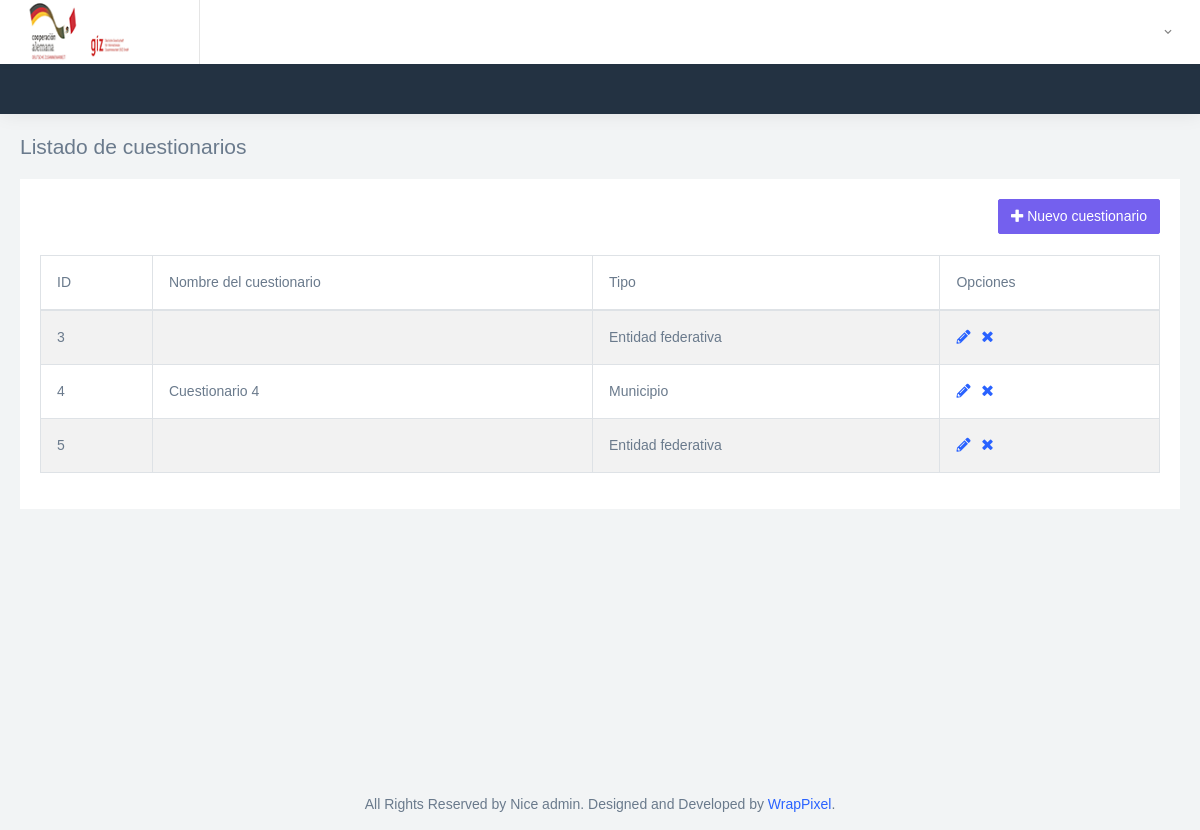
The app's page /index.php/c_cuestionario/listar_cuestionarios, older data.
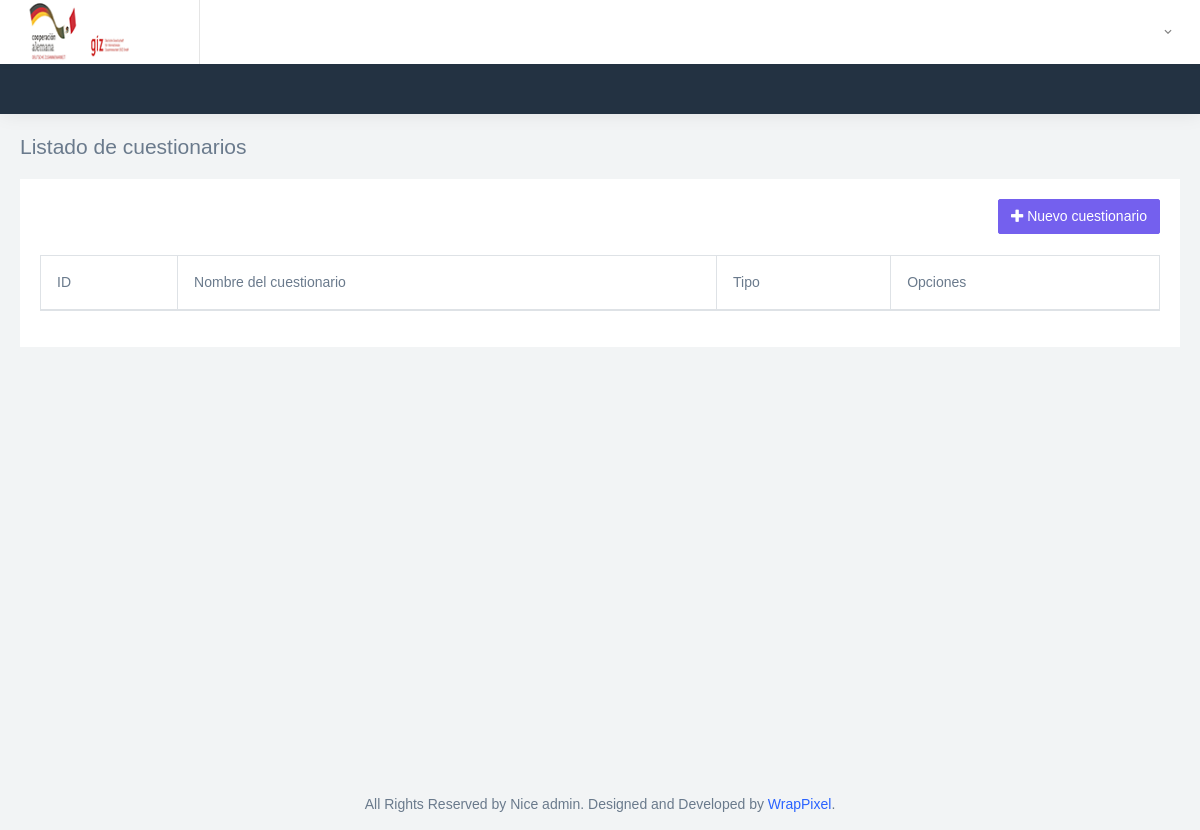
The same page, newer data.
### tables this page shows
CREATE TABLE `iplan_cuestionarios` (
  `iIdCuestionario` int(10) unsigned NOT NULL AUTO_INCREMENT,
  `vCuestionario` varchar(150) NOT NULL,
  `vDescripcion` text,
  `iTipo` tinyint(1) unsigned NOT NULL DEFAULT '1' COMMENT '1= Entidad federativa, 2 = Municipio',
  `iActivo` tinyint(1) unsigned NOT NULL DEFAULT '1',
  PRIMARY KEY (`iIdCuestionario`)
);

### index.php (called while the page is built, shortened)
<?php
require_once BASEPATH.'core/CodeIgniter.php';

### application/models/M_cuestionario.php (called while the page is built, shortened)
<?php
class M_cuestionario extends CI_Model {
	function __construct()
	{
		$this->db = $this->load->database('default', TRUE);
	}
	public function cuestionarios($id=0)
	{
		$this->db->select('iIdCuestionario, vCuestionario, vDescripcion, iTipo');
		$this->db->from('iplan_cuestionarios');
		$this->db->where('iActivo',1);
		return $this->db->get();
	}
}

### application/controllers/C_cuestionario.php (the view, shortened to what this page needs)
<?php
class C_cuestionario extends CI_Controller {
	public function __construct()
	{
		$this->load->helper('url');
		$this->load->model('M_cuestionario','mc');
		$this->load->library('upload');
	}
	function listar_cuestionarios()
	{
		$datos['tabla'] = $this->tabla_cuestionarios();
		$this->load->view('listado_cuestionarios',$datos);
	}
	function tabla_cuestionarios()
	{
		$cuestionarios = $this->mc->cuestionarios();
		$html = ' <div class="table-responsive">
                    <table id="zero_config" class="table table-striped table-bordered">
                        <thead>
                            <tr>
                                <th>ID</th>
                                <th>Nombre del cuestionario</th>
                                <th>Tipo</th>
                                <th>Opciones</th>
                            </tr>
                        </thead>
                        <tbody>';
         if($cuestionarios->num_rows() > 0)
         {
         	$cuestionarios = $cuestionarios->result();
         	foreach ($cuestionarios as $cuestionario)
         	{
         		$cuestionario->iTipo = ($cuestionario->iTipo == 1) ? 'Entidad federativa':'Municipio';
         		  $html.= '<tr id="cu_'.$cuestionario->iIdCuestionario.'"><td>'.$cuestionario->iIdCuestionario.'</td>
                        <td>'.$cuestionario->vCuestionario.'</td>
                        <td>'.$cuestionario->iTipo.'</td>
                        <td>';
                        $html.='<a href="javascript:" title="Editar" onclick="capturarCuestionario('.$cuestionario->iIdCuestionario.');"><i class="fas fa-pencil-alt"></i></a>&nbsp&nbsp&nbsp';
                        $html.='<a href="javascript:" title="Eliminar" onclick="eliminarCuestionario('.$cuestionario->iIdCuestionario.');"><i class="fas fa-times"></i></a>&nbsp&nbsp&nbsp';
                    $html.= '</td>
                    </tr>';
         	}
         }
        $html .= '		</tbody>
        			</table>
        		</div>';
        return $html;
	}
}

### application/views/listado_cuestionarios.php (shortened to what this page needs)
<!DOCTYPE html>
<html dir="ltr" lang="en">
<head>
    <link href="<?=base_url();?>assets/libs/datatables.net-bs4/css/dataTables.bootstrap4.css" rel="stylesheet">
    <link href="<?=base_url();?>dist/css/style.min.css" rel="stylesheet">
    <link href="<?=base_url();?>dist/css/fileinput.css" media="all" rel="stylesheet" type="text/css"/>
</head>
<body>
    <div id="main-wrapper">
        <?php include('nav-bar.php'); ?>
        <div class="page-wrapper">
            <div class="page-breadcrumb">
                <div class="row">
                    <div class="col-5 align-self-center">
                        <h4 class="page-title">Listado de cuestionarios</h4>
                    </div>
                </div>
            </div>
            <div class="container-fluid">
                <div class="row">
                    <div class="col-md-12">
                        <div class="card">
                        <div class="card-body" id="contenido">
                            <div class="row">
                                <div class="col-md-12 text-right">
                                    <a class="btn btn-primary" href="javascript:" title="Editar" onclick="capturarCuestionario(0);"><i class="fas fa-plus"></i></>&nbsp;Nuevo cuestionario</a>
                                </div>
                            </div>
                            <br>
                            <?=$tabla?>
                        </div>
                        </div>
                    </div>
                </div>
        </div>
            </div>
            <footer class="footer text-center">
                All Rights Reserved by Nice admin. Designed and Developed by
                <a href="https://wrappixel.com">WrapPixel</a>.
            </footer>
        </div>
</body>
</html>

### application/views/nav-bar.php (shortened to what this page needs)
<header class="topbar">
            <nav class="navbar top-navbar navbar-expand-md navbar-light">
                <div class="navbar-header">
                    <div class="navbar-brand">
                        <a href="<?=base_url();?>" class="logo">
                            <img style="max-height: 62px;" src="<?=base_url();?>assets/images/logo_giz.png" class="dark-logo" alt="homepage" />
                        </a>
                    </div>
                </div>
                <div class="navbar-collapse collapse" id="navbarSupportedContent">
                    <ul class="navbar-nav float-right">
                        <li class="nav-item dropdown">
                            <a class="nav-link dropdown-toggle waves-effect waves-dark pro-pic" href="" data-toggle="dropdown" aria-haspopup="true" aria-expanded="false">
                                <span class="m-l-5 font-medium d-none d-sm-inline-block"><?php echo $_SESSION['usuario']['nom']; ?> <i class="mdi mdi-chevron-down"></i></span>
                            </a>
                        </li>
                    </ul>
                </div>
            </nav>
        </header>
        <aside class="left-sidebar">
            <div class="scroll-sidebar">
            </div>
        </aside>

Row changes from the older to the newer data that the page shows:
removed iplan_cuestionarios: iIdCuestionario "3", iTipo "Entidad federativa"
removed iplan_cuestionarios: iIdCuestionario "4", vCuestionario "Cuestionario 4", iTipo "Municipio"
removed iplan_cuestionarios: iIdCuestionario "5", iTipo "Entidad federativa"
